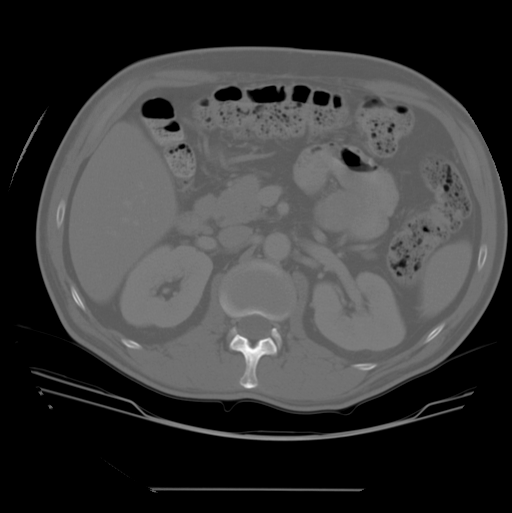
//> input picture lab3/images/organs.pgm, 512 x 513 px
$ ./ex1-saccuti ../images/organs.pgm   (built with g++ and OpenCV 4)
//> lines starting //> are read from the running program, lines starting //| are printed output that depends on the picture; after the words box and inside, x2 and y2 are one past the last pixel; in counts of white or black regions, pixels touching at a corner belong together
#include <opencv2/opencv.hpp>
#include <iostream>
#include <string>

using namespace cv;
using namespace std;

#define LEVELS 256
#define WHITE 255
#define BLACK 0

void generate_Histo(Mat image, int h[]){

    for(int i = 0; i < LEVELS; i++) h[i] = 0;

    for(size_t i = 0; i < image.rows*image.cols*image.elemSize(); i+= image.elemSize()){
        if(image.data[i] >= 50) h[image.data[i]]++;
    }

}

// Definizione di Wikipedia
int otsu(Mat image){

    int histogram[LEVELS];
    generate_Histo(image, histogram);

    double w1, w2, u1, u2;

    double variance[LEVELS-1];
    for(int i = 0; i < LEVELS-1; i++) variance[i] = 0;

    for(int th = 1; th < LEVELS; th++){

        w1 = 0;
        w2 = 0;

        for(int i = 0; i < th; i++) w1 += histogram[i];
        for(int i = th; i < LEVELS-1; i++) w2 += histogram[i];

        u1 = 0;
        u2 = 0;

        for(int i = 0; i < th; i++) u1 += i*histogram[i]/w1;
        for(int i = th; i < LEVELS-1; i++) u2 += i*histogram[i]/w2;

        variance[th-1] = w1*w2*pow(u1 - u2, 2);

    }

    double max_var = 0;
    int threshold = 1;

    for(int i = 0; i < LEVELS-1; i++){

        if(max_var < variance[i]){
            max_var = variance[i];
            threshold = i;
        }

    }

    cout << "Threshold generated: " << threshold << endl;
    return threshold;

}

Mat binarization(Mat image, int th){

    Mat binary = Mat(image.rows, image.cols, image.type(), Scalar(BLACK));

    for(size_t i = 0; i < image.rows*image.cols*image.elemSize(); i+= image.elemSize()){

        if(image.data[i] > th) binary.data[i] = WHITE;

    }

    return binary;

}


int main(int argc, char **argv)
{

    // Read the image file
    if (argv[1] != NULL)
        cout << "Trying to open: " << argv[1] << endl;
    else
    {
        cout << "Could not open or find the image" << endl;
        return -1;
    }

    Mat image = imread(argv[1], CV_8UC1);
//> image is the input picture: 513 rows x 512 cols, CV_8UC1; min 0, max 255, mean 57.7
    cout << "Loaded " << argv[1] << ": [" << image.type() << "]" << endl;
//| Loaded ../images/organs.pgm: [0]
    cout << "Channels: " << image.channels() << " elemsize1: " << image.elemSize1() << endl;
//| Channels: 1 elemsize1: 1

    String windowName1 = "Original";
    namedWindow(windowName1);
    imshow(windowName1, image);

    String windowName2 = "Binary";
    namedWindow(windowName2);
    imshow(windowName2, binarization(image, otsu(image)));
//> in otsu, `generate_Histo(image, histogram);`: histogram = 256 values, max 8149 at index 116, min 0 at index 0, mean 547.4
//> the loop in otsu, `for(int th = 1; th < LEVELS; th++)` made 255 passes
//> (w1, w2, u2) on passes 1 to 3: (0, 140141, 107.1), (0, 140141, 107.1), (0, 140141, 107.1)
//> after the loop in otsu, `for(int th = 1; th < LEVELS; th++)`: w1 = 140141; w2 = 0; u1 = 107.1; u2 = 0
//> the loop in otsu, `for(int i = 0; i < LEVELS-1; i++)` made 255 passes
//> max_var on passes 51, 52, 53, 54, 55, 57, 58, 59, 60, 61, 62, 63: 7.36e+10, 1.27e+11, 1.81e+11, 2.23e+11, 2.7e+11, 3.13e+11, 3.51e+11, 3.93e+11, 4.23e+11, 4.59e+11, 4.86e+11, 5.22e+11
//> after the loop in otsu, `for(int i = 0; i < LEVELS-1; i++)`: max_var = 2.39e+12; threshold = 104
//| Threshold generated: 104
//> after the loop in binarization, `for(size_t i = 0; i < image.rows*image.cols*image.elemSize(); i+= imag..`:
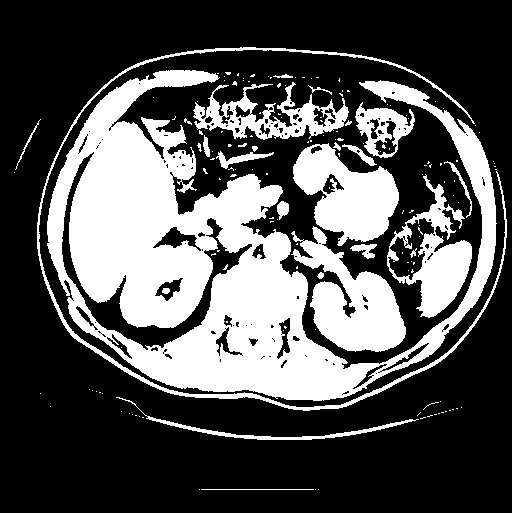
//> binary: 513 rows x 512 cols, CV_8UC1; 32.4% white; 160 white regions (133 under 20 px), largest, box (x1, y1, x2, y2) and area: (47, 70, 497, 401) 55458, (291, 226, 406, 352) 6803, (293, 143, 399, 246) 6213

    waitKey(0);          // Wait for any keystroke in the window
    destroyAllWindows(); //destroy the created window

    return 0;
}
